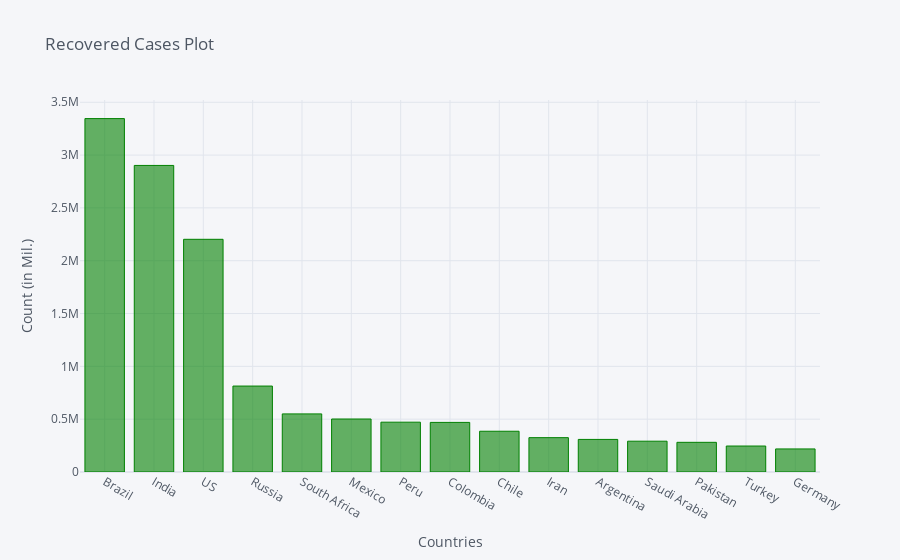

Source (notebook cell):
### Code cell
recovered_df2_plot.iplot(kind='bar', x='Country/Region', y='9/1/20',color='green',
                         title='Recovered Cases Plot',xTitle='Countries',yTitle='Count (in Mil.)')

### Figure 1 — Plotly figure (JSON) as saved in the notebook; plotly's stock layout.template omitted (floating-point values rounded to 4 significant figures)
{"data": [{"marker": {"color": "rgba(0, 128, 0, 0.6)", "line": {"color": "rgba(0, 128, 0, 1.0)", "width": 1}}, "name": "9/1/20", "orientation": "v", "text": "", "type": "bar", "x": ["Brazil", "India", "US", "Russia", "South Africa", "Mexico", "Peru", "Colombia", "Chile", "Iran", "Argentina", "Saudi Arabia", "Pakistan", "Turkey", "Germany"], "y": [3345240, 2901908, 2202663, 813603, 549993, 501722, 471599, 469552, 385790, 325124, 308376, 291514, 280970, 245929, 218403]}], "layout": {"legend": {"bgcolor": "#F5F6F9", "font": {"color": "#4D5663"}}, "paper_bgcolor": "#F5F6F9", "plot_bgcolor": "#F5F6F9", "title": {"font": {"color": "#4D5663"}, "text": "Recovered Cases Plot"}, "xaxis": {"gridcolor": "#E1E5ED", "showgrid": true, "tickfont": {"color": "#4D5663"}, "title": {"font": {"color": "#4D5663"}, "text": "Countries"}, "zerolinecolor": "#E1E5ED"}, "yaxis": {"gridcolor": "#E1E5ED", "showgrid": true, "tickfont": {"color": "#4D5663"}, "title": {"font": {"color": "#4D5663"}, "text": "Count (in Mil.)"}, "zerolinecolor": "#E1E5ED"}}}
